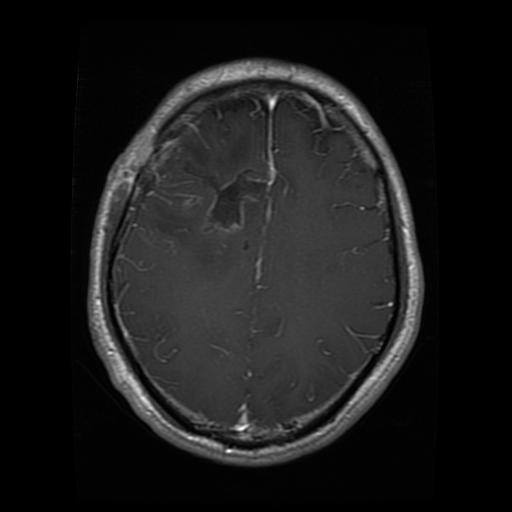
#> input picture data/Train/Glioma/images/Te-gl_0016.jpg, 512 x 512 px; its folder holds only this picture in this run
$ jupyter execute pretraitement.ipynb
#> lines starting #> are read from the running program, lines starting #| are printed output that depends on the picture; long printed decimals are rounded
[cell 1]
from pathlib import Path
from PIL import Image
import matplotlib.pyplot as plt
import numpy as np

DATASET_DIR = Path(r"C:\Users\Olaya\Desktop\sprint_2\neuroscan-ai\data")
CLASSES = ["Glioma", "Meningioma", "No Tumor", "Pituitary"]
IMG_SIZE = (224, 224)

print("Dataset trouvé :", DATASET_DIR.exists())

[cell 2]
EXTENSIONS = {".jpg", ".jpeg", ".png", ".bmp", ".webp"}
SPLITS = ["Train", "Val", "Test"]

def trouver_images(split):
    images = []
    for classe in CLASSES:
        dossier = DATASET_DIR / split / classe / "images"
        if dossier.exists():
            images.extend(
                (chemin, classe)
                for chemin in dossier.iterdir()
                if chemin.is_file() and chemin.suffix.lower() in EXTENSIONS
            )
    return images

for split in SPLITS:
    print(f"{split} :", len(trouver_images(split)), "images")

[cell 3]
images_train = trouver_images("Train")

if not images_train:
    print("Aucune image trouvée. Vérifie la structure des dossiers.")
else:
    chemin_image, classe = images_train[0]

    with Image.open(chemin_image) as img:
#> img is the input picture: PIL image 512x512 RGB; min 0, max 255, mean 26.6
        image = img.convert("RGB").resize(IMG_SIZE)

    plt.imshow(image)
    plt.title(f"{classe} — {image.size}")
    plt.axis("off")
    plt.show()

[cell 4]
image_array = np.array(image, dtype=np.float32)
image_normalisee = image_array / 255.0

print("Dimensions :", image_normalisee.shape)
#| Dimensions : (224, 224, 3)
print("Valeur minimale :", image_normalisee.min())
#| Valeur minimale : 0.0
print("Valeur maximale :", image_normalisee.max())
#| Valeur maximale : 0.9529

plt.imshow(image_normalisee)
plt.axis("off")
plt.show()

[cell 5]
def trouver_label(chemin_image, split, classe):
    return DATASET_DIR / split / classe / "labels" / f"{chemin_image.stem}.txt"

if images_train:
    label_path = trouver_label(chemin_image, "Train", classe)
    print("Image :", chemin_image.name)
    print("Fichier label :", label_path.name)
    print("Label présent :", label_path.exists())
    if label_path.exists():
        print(label_path.read_text(encoding="utf-8"))

[cell 6]
def pretraiter_image(chemin, taille=IMG_SIZE):
    with Image.open(chemin) as img:
        img = img.convert("RGB").resize(taille)
        tableau = np.asarray(img, dtype=np.float32) / 255.0
    return tableau

if images_train:
    exemple = pretraiter_image(images_train[0][0])
    print("Forme de l'image prétraitée :", exemple.shape)
#| Forme de l'image prétraitée : (224, 224, 3)

[cell 7]
import random

def augmenter_pour_visualisation(image_pil):
    image_aug = image_pil.copy()
    if random.choice([True, False]):
        image_aug = image_aug.transpose(Image.Transpose.FLIP_LEFT_RIGHT)
    angle = random.uniform(-10, 10)
    image_aug = image_aug.rotate(angle)
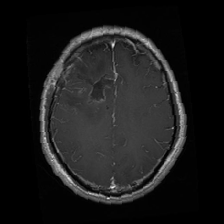
#> image_aug: PIL image 224x224 RGB; min 0, max 243, mean 26.6
    return image_aug

if images_train:
    with Image.open(images_train[0][0]) as img:
        original = img.convert("RGB").resize(IMG_SIZE)

    augmentee = augmenter_pour_visualisation(original)

    fig, axes = plt.subplots(1, 2, figsize=(8, 4))
    axes[0].imshow(original)
    axes[0].set_title("Image originale")
    axes[0].axis("off")
    axes[1].imshow(augmentee)
    axes[1].set_title("Image augmentée")
    axes[1].axis("off")
    plt.tight_layout()
    plt.show()
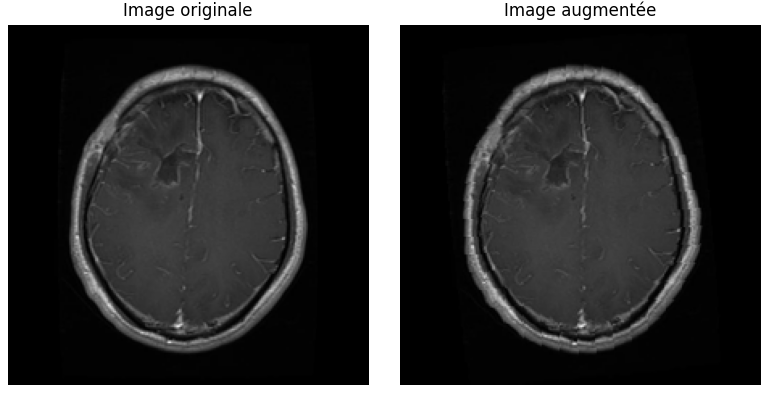
#> figure drawn by matplotlib, 2 panels
